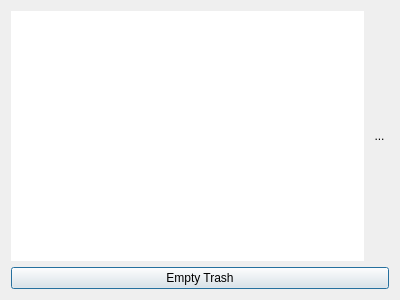
<?xml version="1.0" encoding="UTF-8"?>
<ui version="4.0">
 <class>TrashDialog</class>
 <widget class="QDialog" name="TrashDialog">
  <property name="geometry">
   <rect>
    <x>0</x>
    <y>0</y>
    <width>400</width>
    <height>300</height>
   </rect>
  </property>
  <property name="windowTitle">
   <string>Trash</string>
  </property>
  <layout class="QVBoxLayout" name="verticalLayout_2">
   <item>
    <layout class="QHBoxLayout" name="horizontalLayout">
     <item>
      <widget class="ListWidgetPreviewClients" name="listWidgetPreview">
       <property name="styleSheet">
        <string notr="true">QFrame{border:none}</string>
       </property>
      </widget>
     </item>
     <item>
      <widget class="QToolButton" name="toolButton">
       <property name="styleSheet">
        <string notr="true">QToolButton{border:none}</string>
       </property>
       <property name="text">
        <string>...</string>
       </property>
       <property name="icon">
        <iconset theme="user-trash"/>
       </property>
       <property name="iconSize">
        <size>
         <width>48</width>
         <height>48</height>
        </size>
       </property>
      </widget>
     </item>
    </layout>
   </item>
   <item>
    <widget class="QPushButton" name="pushButton">
     <property name="text">
      <string>Empty Trash</string>
     </property>
     <property name="icon">
      <iconset theme="edit-delete"/>
     </property>
    </widget>
   </item>
  </layout>
 </widget>
 <customwidgets>
  <customwidget>
   <class>ListWidgetPreviewClients</class>
   <extends>QListWidget</extends>
   <header>promoted_widgets</header>
  </customwidget>
 </customwidgets>
 <resources/>
 <connections/>
</ui>
